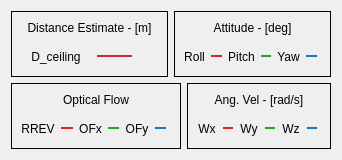
        <widget class="QWidget" name="Tab_Misc">
         <attribute name="title">
          <string>Misc Data</string>
         </attribute>
         <layout class="QVBoxLayout" name="verticalLayout_7">
          <item>
           <layout class="QVBoxLayout" name="verticalLayout_6">
            <item>
             <layout class="QHBoxLayout" name="horizontalLayout_5" stretch="50,50">
              <item>
               <widget class="QFrame" name="frame">
                <property name="frameShape">
                 <enum>QFrame::Box</enum>
                </property>
                <property name="frameShadow">
                 <enum>QFrame::Plain</enum>
                </property>
                <property name="lineWidth">
                 <number>1</number>
                </property>
                <layout class="QHBoxLayout" name="horizontalLayout_9">
                 <item>
                  <layout class="QVBoxLayout" name="verticalLayout_8" stretch="1,10,0">
                   <item>
                    <widget class="QLabel" name="label_22">
                     <property name="text">
                      <string>Distance Estimate - [m]</string>
                     </property>
                     <property name="alignment">
                      <set>Qt::AlignCenter</set>
                     </property>
                    </widget>
                   </item>
                   <item>
                    <widget class="Dist_Widget2" name="Dist_Graph" native="true">
                     <property name="styleSheet">
                      <string notr="true">background-color: rgb(136, 138, 133);</string>
                     </property>
                    </widget>
                   </item>
                   <item>
                    <layout class="QHBoxLayout" name="horizontalLayout_8" stretch="10,5,0,0,2">
                     <item>
                      <widget class="QLabel" name="label_23">
                       <property name="text">
                        <string>D_ceiling</string>
                       </property>
                       <property name="alignment">
                        <set>Qt::AlignCenter</set>
                       </property>
                      </widget>
                     </item>
                     <item>
                      <widget class="Line" name="line_17">
                       <property name="styleSheet">
                        <string notr="true">color: rgb(204, 0, 0);
color: rgb(214, 39, 40);</string>
                       </property>
                       <property name="frameShadow">
                        <enum>QFrame::Plain</enum>
                       </property>
                       <property name="lineWidth">
                        <number>2</number>
                       </property>
                       <property name="orientation">
                        <enum>Qt::Horizontal</enum>
                       </property>
                      </widget>
                     </item>
                     <item>
                      <widget class="Line" name="line_18">
                       <property name="styleSheet">
                        <string notr="true">color: rgb(44, 160, 44);</string>
                       </property>
                       <property name="frameShadow">
                        <enum>QFrame::Plain</enum>
                       </property>
                       <property name="lineWidth">
                        <number>2</number>
                       </property>
                       <property name="orientation">
                        <enum>Qt::Horizontal</enum>
                       </property>
                      </widget>
                     </item>
                     <item>
                      <widget class="Line" name="line_19">
                       <property name="styleSheet">
                        <string notr="true">color: rgb(31, 119, 180);</string>
                       </property>
                       <property name="frameShadow">
                        <enum>QFrame::Plain</enum>
                       </property>
                       <property name="lineWidth">
                        <number>2</number>
                       </property>
                       <property name="orientation">
                        <enum>Qt::Horizontal</enum>
                       </property>
                      </widget>
                     </item>
                     <item>
                      <spacer name="horizontalSpacer_8">
                       <property name="orientation">
                        <enum>Qt::Horizontal</enum>
                       </property>
                       <property name="sizeHint" stdset="0">
                        <size>
                         <width>40</width>
                         <height>20</height>
                        </size>
                       </property>
                      </spacer>
                     </item>
                    </layout>
                   </item>
                  </layout>
                 </item>
                </layout>
               </widget>
              </item>
              <item>
               <widget class="QFrame" name="frame_2">
                <property name="frameShape">
                 <enum>QFrame::Box</enum>
                </property>
                <property name="frameShadow">
                 <enum>QFrame::Plain</enum>
                </property>
                <property name="lineWidth">
                 <number>1</number>
                </property>
                <layout class="QHBoxLayout" name="horizontalLayout_10">
                 <item>
                  <layout class="QVBoxLayout" name="verticalLayout_9" stretch="1,10,1">
                   <item>
                    <widget class="QLabel" name="label_26">
                     <property name="text">
                      <string>Attitude - [deg]</string>
                     </property>
                     <property name="alignment">
                      <set>Qt::AlignCenter</set>
                     </property>
                    </widget>
                   </item>
                   <item>
                    <widget class="Eul_Widget2" name="Eul_Graph" native="true">
                     <property name="styleSheet">
                      <string notr="true">background-color: rgb(136, 138, 133);</string>
                     </property>
                    </widget>
                   </item>
                   <item>
                    <layout class="QHBoxLayout" name="horizontalLayout_11" stretch="10,5,10,5,10,5,2">
                     <item>
                      <widget class="QLabel" name="label_27">
                       <property name="text">
                        <string>Roll</string>
                       </property>
                       <property name="alignment">
                        <set>Qt::AlignCenter</set>
                       </property>
                      </widget>
                     </item>
                     <item>
                      <widget class="Line" name="line_20">
                       <property name="styleSheet">
                        <string notr="true">color: rgb(214, 39, 40);</string>
                       </property>
                       <property name="frameShadow">
                        <enum>QFrame::Plain</enum>
                       </property>
                       <property name="lineWidth">
                        <number>2</number>
                       </property>
                       <property name="orientation">
                        <enum>Qt::Horizontal</enum>
                       </property>
                      </widget>
                     </item>
                     <item>
                      <widget class="QLabel" name="label_28">
                       <property name="text">
                        <string>Pitch</string>
                       </property>
                       <property name="alignment">
                        <set>Qt::AlignCenter</set>
                       </property>
                      </widget>
                     </item>
                     <item>
                      <widget class="Line" name="line_21">
                       <property name="styleSheet">
                        <string notr="true">color: rgb(44, 160, 44);</string>
                       </property>
                       <property name="frameShadow">
                        <enum>QFrame::Plain</enum>
                       </property>
                       <property name="lineWidth">
                        <number>2</number>
                       </property>
                       <property name="orientation">
                        <enum>Qt::Horizontal</enum>
                       </property>
                      </widget>
                     </item>
                     <item>
                      <widget class="QLabel" name="label_29">
                       <property name="text">
                        <string>Yaw</string>
                       </property>
                       <property name="alignment">
                        <set>Qt::AlignCenter</set>
                       </property>
                      </widget>
                     </item>
                     <item>
                      <widget class="Line" name="line_22">
                       <property name="styleSheet">
                        <string notr="true">color: rgb(31, 119, 180);</string>
                       </property>
                       <property name="frameShadow">
                        <enum>QFrame::Plain</enum>
                       </property>
                       <property name="lineWidth">
                        <number>2</number>
                       </property>
                       <property name="orientation">
                        <enum>Qt::Horizontal</enum>
                       </property>
                      </widget>
                     </item>
                     <item>
                      <spacer name="horizontalSpacer_9">
                       <property name="orientation">
                        <enum>Qt::Horizontal</enum>
                       </property>
                       <property name="sizeHint" stdset="0">
                        <size>
                         <width>40</width>
                         <height>20</height>
                        </size>
                       </property>
                      </spacer>
                     </item>
                    </layout>
                   </item>
                  </layout>
                 </item>
                </layout>
               </widget>
              </item>
             </layout>
            </item>
            <item>
             <layout class="QHBoxLayout" name="horizontalLayout_7">
              <item>
               <widget class="QFrame" name="frame_3">
                <property name="frameShape">
                 <enum>QFrame::Box</enum>
                </property>
                <property name="frameShadow">
                 <enum>QFrame::Plain</enum>
                </property>
                <property name="lineWidth">
                 <number>1</number>
                </property>
                <layout class="QHBoxLayout" name="horizontalLayout_12">
                 <item>
                  <layout class="QVBoxLayout" name="verticalLayout_10" stretch="1,10,1">
                   <item>
                    <widget class="QLabel" name="label_30">
                     <property name="text">
                      <string>Optical Flow</string>
                     </property>
                     <property name="alignment">
                      <set>Qt::AlignCenter</set>
                     </property>
                    </widget>
                   </item>
                   <item>
                    <widget class="OF_Widget2" name="OF_Graph" native="true">
                     <property name="styleSheet">
                      <string notr="true">background-color: rgb(136, 138, 133);</string>
                     </property>
                    </widget>
                   </item>
                   <item>
                    <layout class="QHBoxLayout" name="horizontalLayout_15" stretch="10,5,10,5,10,5,2">
                     <item>
                      <widget class="QLabel" name="label_31">
                       <property name="text">
                        <string>RREV</string>
                       </property>
                       <property name="alignment">
                        <set>Qt::AlignCenter</set>
                       </property>
                      </widget>
                     </item>
                     <item>
                      <widget class="Line" name="line_23">
                       <property name="styleSheet">
                        <string notr="true">color: rgb(214, 39, 40);</string>
                       </property>
                       <property name="frameShadow">
                        <enum>QFrame::Plain</enum>
                       </property>
                       <property name="lineWidth">
                        <number>2</number>
                       </property>
                       <property name="orientation">
                        <enum>Qt::Horizontal</enum>
                       </property>
                      </widget>
                     </item>
                     <item>
                      <widget class="QLabel" name="label_32">
                       <property name="text">
                        <string>OFx</string>
                       </property>
                       <property name="alignment">
                        <set>Qt::AlignCenter</set>
                       </property>
                      </widget>
                     </item>
                     <item>
                      <widget class="Line" name="line_24">
                       <property name="styleSheet">
                        <string notr="true">color: rgb(44, 160, 44);</string>
                       </property>
                       <property name="frameShadow">
                        <enum>QFrame::Plain</enum>
                       </property>
                       <property name="lineWidth">
                        <number>2</number>
                       </property>
                       <property name="orientation">
                        <enum>Qt::Horizontal</enum>
                       </property>
                      </widget>
                     </item>
                     <item>
                      <widget class="QLabel" name="label_33">
                       <property name="text">
                        <string>OFy</string>
                       </property>
                       <property name="alignment">
                        <set>Qt::AlignCenter</set>
                       </property>
                      </widget>
                     </item>
                     <item>
                      <widget class="Line" name="line_25">
                       <property name="styleSheet">
                        <string notr="true">color: rgb(31, 119, 180);</string>
                       </property>
                       <property name="frameShadow">
                        <enum>QFrame::Plain</enum>
                       </property>
                       <property name="lineWidth">
                        <number>2</number>
                       </property>
                       <property name="orientation">
                        <enum>Qt::Horizontal</enum>
                       </property>
                      </widget>
                     </item>
                     <item>
                      <spacer name="horizontalSpacer_10">
                       <property name="orientation">
                        <enum>Qt::Horizontal</enum>
                       </property>
                       <property name="sizeHint" stdset="0">
                        <size>
                         <width>40</width>
                         <height>20</height>
                        </size>
                       </property>
                      </spacer>
                     </item>
                    </layout>
                   </item>
                  </layout>
                 </item>
                </layout>
               </widget>
              </item>
              <item>
               <widget class="QFrame" name="frame_4">
                <property name="frameShape">
                 <enum>QFrame::Box</enum>
                </property>
                <property name="frameShadow">
                 <enum>QFrame::Plain</enum>
                </property>
                <property name="lineWidth">
                 <number>1</number>
                </property>
                <layout class="QHBoxLayout" name="horizontalLayout_16">
                 <item>
                  <layout class="QVBoxLayout" name="verticalLayout_11" stretch="1,10,1">
                   <item>
                    <widget class="QLabel" name="label_40">
                     <property name="text">
                      <string>Ang. Vel - [rad/s]</string>
                     </property>
                     <property name="alignment">
                      <set>Qt::AlignCenter</set>
                     </property>
                    </widget>
                   </item>
                   <item>
                    <widget class="Omega_Widget2" name="Omega_Graph" native="true">
                     <property name="styleSheet">
                      <string notr="true">background-color: rgb(136, 138, 133);</string>
                     </property>
                    </widget>
                   </item>
                   <item>
                    <layout class="QHBoxLayout" name="horizontalLayout_17" stretch="10,5,10,5,10,5,2">
                     <item>
                      <widget class="QLabel" name="label_41">
                       <property name="text">
                        <string>Wx</string>
                       </property>
                       <property name="alignment">
                        <set>Qt::AlignCenter</set>
                       </property>
                      </widget>
                     </item>
                     <item>
                      <widget class="Line" name="line_32">
                       <property name="styleSheet">
                        <string notr="true">color: rgb(214, 39, 40);</string>
                       </property>
                       <property name="frameShadow">
                        <enum>QFrame::Plain</enum>
                       </property>
                       <property name="lineWidth">
                        <number>2</number>
                       </property>
                       <property name="orientation">
                        <enum>Qt::Horizontal</enum>
                       </property>
                      </widget>
                     </item>
                     <item>
                      <widget class="QLabel" name="label_42">
                       <property name="text">
                        <string>Wy</string>
                       </property>
                       <property name="alignment">
                        <set>Qt::AlignCenter</set>
                       </property>
                      </widget>
                     </item>
                     <item>
                      <widget class="Line" name="line_33">
                       <property name="styleSheet">
                        <string notr="true">color: rgb(44, 160, 44);</string>
                       </property>
                       <property name="frameShadow">
                        <enum>QFrame::Plain</enum>
                       </property>
                       <property name="lineWidth">
                        <number>2</number>
                       </property>
                       <property name="orientation">
                        <enum>Qt::Horizontal</enum>
                       </property>
                      </widget>
                     </item>
                     <item>
                      <widget class="QLabel" name="label_43">
                       <property name="text">
                        <string>Wz</string>
                       </property>
                       <property name="alignment">
                        <set>Qt::AlignCenter</set>
                       </property>
                      </widget>
                     </item>
                     <item>
                      <widget class="Line" name="line_34">
                       <property name="styleSheet">
                        <string notr="true">color: rgb(31, 119, 180);</string>
                       </property>
                       <property name="frameShadow">
                        <enum>QFrame::Plain</enum>
                       </property>
                       <property name="lineWidth">
                        <number>2</number>
                       </property>
                       <property name="orientation">
                        <enum>Qt::Horizontal</enum>
                       </property>
                      </widget>
                     </item>
                     <item>
                      <spacer name="horizontalSpacer_13">
                       <property name="orientation">
                        <enum>Qt::Horizontal</enum>
                       </property>
                       <property name="sizeHint" stdset="0">
                        <size>
                         <width>40</width>
                         <height>20</height>
                        </size>
                       </property>
                      </spacer>
                     </item>
                    </layout>
                   </item>
                  </layout>
                 </item>
                </layout>
               </widget>
              </item>
             </layout>
            </item>
           </layout>
          </item>
         </layout>
        </widget>
